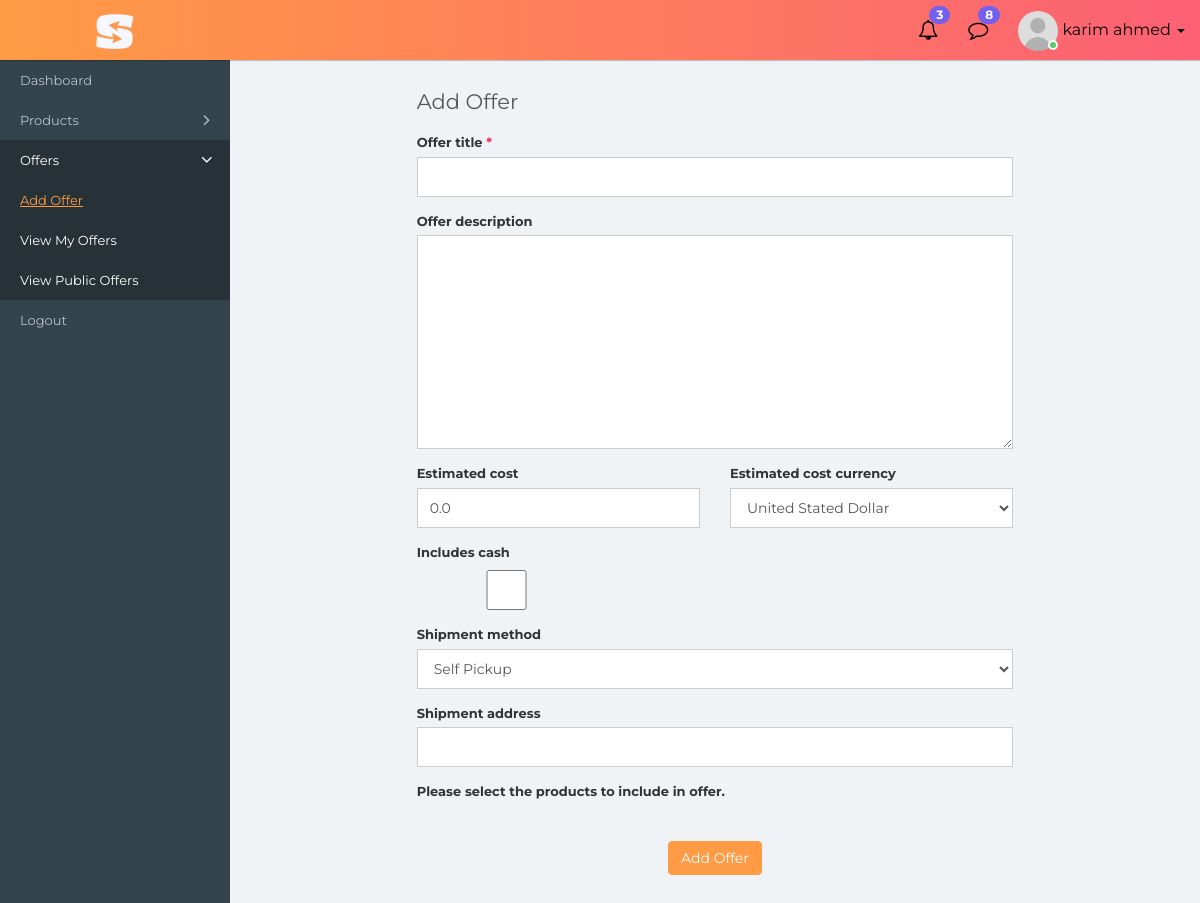
The app's page /offer/add (signed in), older data.
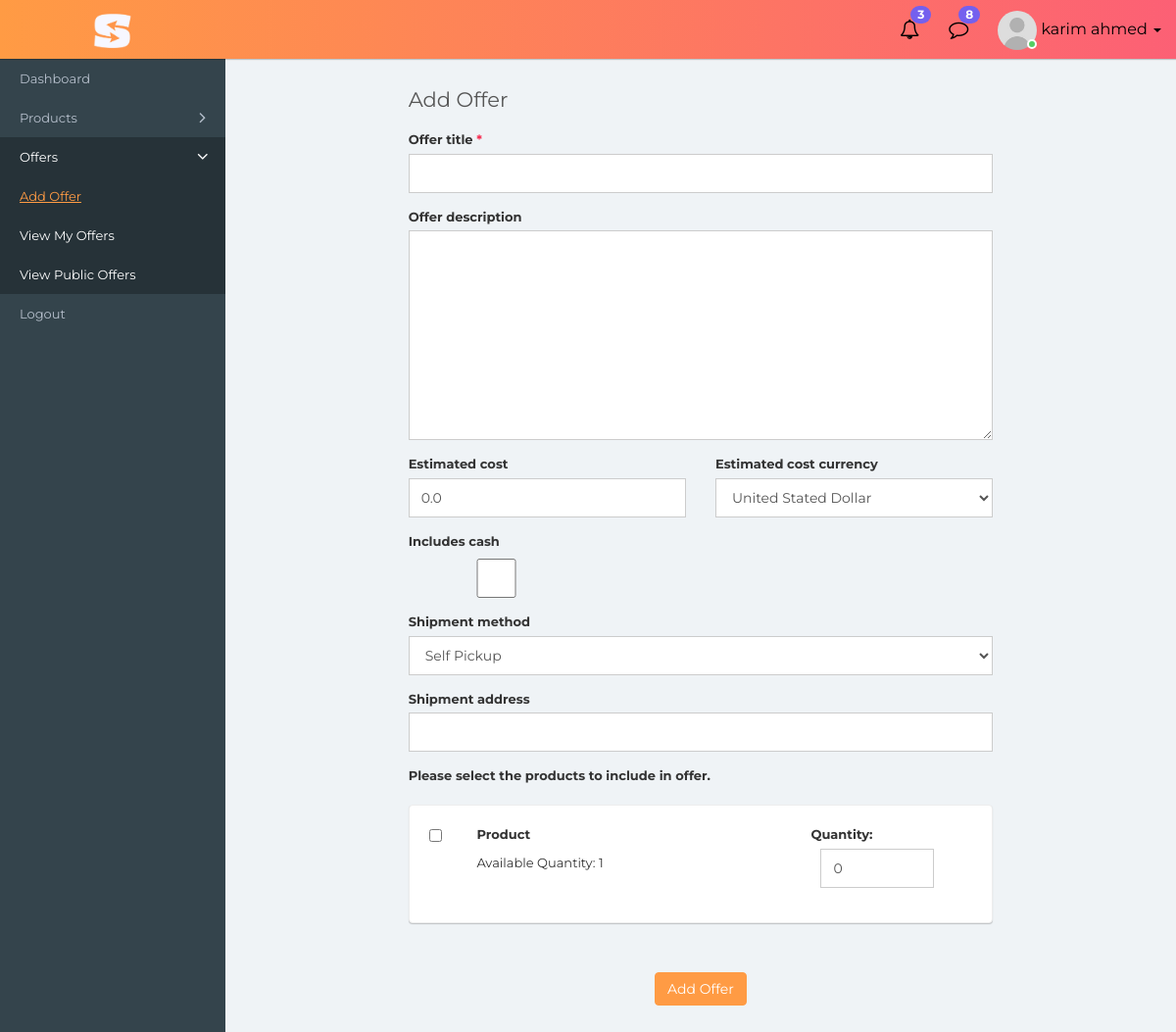
The same page, newer data.
### barter_and_inventory/models.py (models this page shows, shortened)
class Product(models.Model):
    class Meta:
        verbose_name = "Product"
        verbose_name_plural = "Products"
    class ProductCondition(models.TextChoices):
        NEW = 'NEW', 'New'
        USED = 'USED', 'Used'
    class ProductPriceCurrency(models.TextChoices):
        PKR = 'PKR', 'Pakistani Rupees'
        INR = 'INR', 'Indian Rupees'
        EUR = 'EUR', 'Euros'
        USD = 'USD', 'United Stated Dollar'
        CAD = 'CAD', 'Canadian Dollar'
        GBP = 'GBP', 'British Pound'
        JPY = 'JPY', 'Japanese Yen'
        CHF = 'CHF', 'Swiss Franc'
    class ProductStatus(models.TextChoices):
        OUT_OF_STOCK = 'OUT_OF_STOCK', 'Out of stock'
        AVAILABLE = 'AVAILABLE', 'Available'
    product_title = models.CharField(max_length=400)
    product_description = models.TextField(null=True, blank=True, max_length=1000)
    product_quantity = models.IntegerField(default=1)
    product_condition = models.CharField(max_length=10, choices=ProductCondition.choices, default=ProductCondition.NEW)
    price_per_unit = models.DecimalField(max_digits=7, decimal_places=2, default=0.00)
    price_currency = models.CharField(max_length=255, choices=ProductPriceCurrency.choices, default=ProductPriceCurrency.USD)
    product_status = models.CharField(max_length=255, choices=ProductStatus.choices, default=ProductStatus.AVAILABLE)
    product_categories = models.ManyToManyField(Category, related_name='categories')
    created_by = models.ForeignKey(User, on_delete=models.CASCADE, related_name='product_created_by')
    updated_by = models.ForeignKey(User, null=True, blank=True, on_delete=models.CASCADE, related_name='product_updated_by')
    created_at = models.DateTimeField(auto_now_add=True)
    updated_at = models.DateTimeField(auto_now=True)

### barter_and_inventory/views.py (the view, shortened to what this page needs)
# urls.py: path('offer/add', views.AddOfferView.as_view(), name='add_offer'),
class AddOfferView(FrontendUserViewMixin, PermissionRequiredMixin, FormView):
    permission_required = 'barter_and_inventory.add_offer'
    permission_denied_message = "You're not authorized to add offer."
    form_class = AddOfferForm
    success_url = reverse_lazy('barter_and_inventory:view_offers')
    template_name = 'barter_and_inventory/offers/add.html'
    def get_context_data(self, **kwargs):
        context = super().get_context_data(**kwargs)
        user = self.request.user  # type: User
        context['user_available_products'] = user.product_created_by.filter(product_quantity__gte=1)
        return context
    def get_form_kwargs(self):
        kwargs = super(AddOfferView, self).get_form_kwargs()
        kwargs.update({'user': self.request.user})
        return kwargs

### barter_and_inventory/forms.py
class AddOfferForm(forms.ModelForm):
    product_with_quantity = forms.JSONField(required=True, error_messages={'required': 'You should select one of you products and define the quantity'})
    class Meta:
        model = Offer
        fields = (
            'offer_title', 'offer_description', 'estimated_cost', 'estimated_cost_currency', 'includes_cash', 'cash_in_hand', 'cash_in_hand_currency',
            'shipment_method', 'shipment_address', 'product_with_quantity'
        )
    def __init__(self, *args, **kwargs):
        self.user = kwargs.pop('user')  # type: User
        super(AddOfferForm, self).__init__(*args, **kwargs)
        for field in self.fields:
            self.fields[field].widget.attrs['class'] = 'form-control'

### barter_and_inventory/mixins.py (called while the page is built)
    def dispatch(self, request, *args, **kwargs):
        if request.user.groups.filter(name='frontend_user').exists():
            return super().dispatch(request, *args, **kwargs)
        return redirect_to_login(request.get_full_path(), self.get_login_url(), self.get_redirect_field_name())

### templates/barter_and_inventory/offers/add.html (shortened to what the changed rows need)
{% extends 'barter_and_inventory/layout.html' %}
{% load static %}
{% load barter_and_inventory_extras %}
{% block page_css_before_app %}
    <link rel="stylesheet" type="text/css" href="{% static "css/select2.min.css" %}">
{% endblock %}
{% block page_css_after_app %}
    <link rel="stylesheet" type="text/css" href="{% static "css/image-hover.css" %}">
{% endblock %}
{% block content %}
    <div class="content container-fluid">
        <div class="row">
            <div class="col-md-8 col-md-offset-2">
                {% if is_edit %}
                    <form method="post" action="{% url 'barter_and_inventory:edit_offer' form.instance.pk %}">
                {% else %}
                    <form method="post" action="{% url 'barter_and_inventory:add_offer' %}">
                {% endif %}
                    <div class="row">
                        {% for product in user_available_products %}
                            <div class="col-xs-12">
                                <div class="card-box" id="card_box_{{ product.pk }}">
                                    <div class="row">
                                        <div class="col-xs-1">
                                            <input type="checkbox" class="product_select_checkbox" value="{{ product.pk }}" id="produced_select_{{ product.pk }}" />
                                        </div>
                                        <div class="col-xs-7">
                                            <p><strong>{{ product.product_title }}</strong></p>
                                            <p><span>Available Quantity: {{ product.product_quantity }}</span></p>
                                        </div>
                                        <div class="col-xs-4">
                                            <div class="form-group form-inline" >
                                                <label for="id_product_{{ product.pk }}">Quantity: </label>
                                                <input id="id_product_{{ product.pk }}" data-product="{{ product.pk }}" class="form-control products_selected " style="width:70%;margin-left: 10px;" value="0" type="number" min="0" max="{{ product.product_quantity }}" />
                                            </div>
                                        </div>
                                    </div>
                                </div>
                            </div>
                        {% endfor %}
                    </div>
                </form>
            </div>
        </div>
    </div>
{% endblock %}

Row changes from the older to the newer data that the page shows:
added Product: product_title "Product", product_quantity "1"
